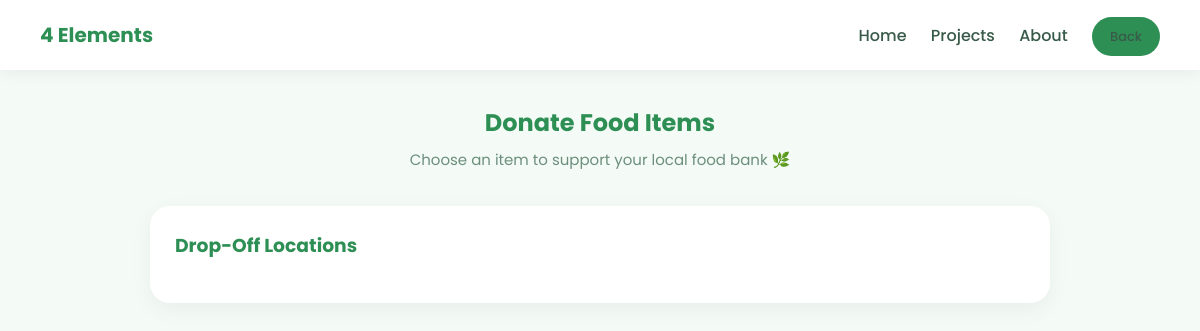
The page /donate/food on the database as committed earlier.
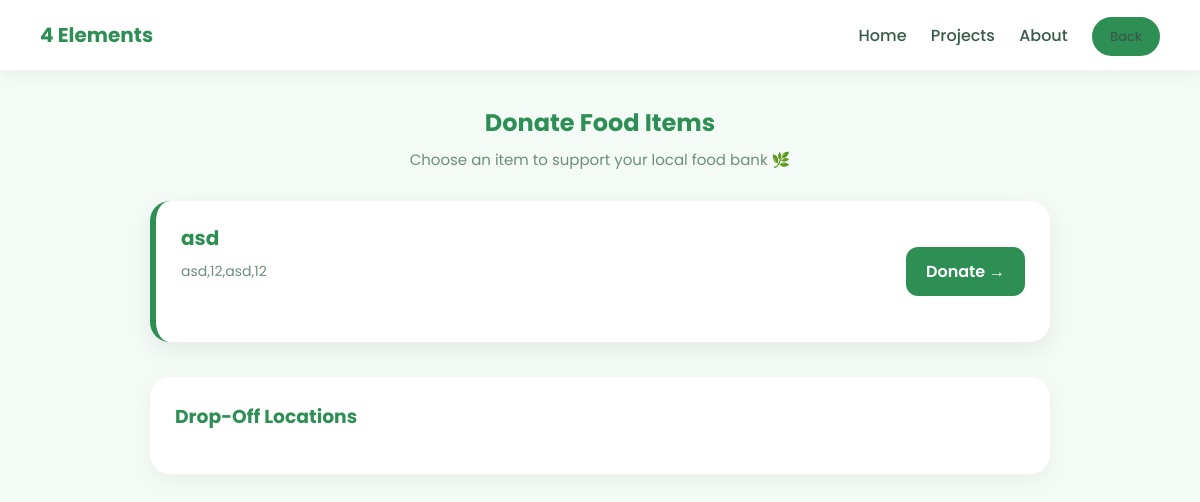
The same page on the database as committed later.
### tables this page shows
CREATE TABLE requested_items (
            id INTEGER PRIMARY KEY AUTOINCREMENT,
            donor_id INTEGER NOT NULL,
            item_name TEXT NOT NULL,
            description TEXT,
            quantity INTEGER,
            urgency TEXT,
            status TEXT DEFAULT 'pending',
            timestamp TIMESTAMP DEFAULT CURRENT_TIMESTAMP,
            FOREIGN KEY (donor_id) REFERENCES donors(id)
        );

### app.py (the view)
@app.route("/donate/food")
def donate_food():
    conn = sqlite3.connect("database.db")
    c = conn.cursor()
    c.execute("""
        SELECT id, donor_id, item_name, description, quantity, urgency
        FROM requested_items
        WHERE status='pending'
    """)
    items = c.fetchall()
    conn.close()
    return render_template("donate_food.html", items=items)

### templates/donate_food.html (shortened to what this page needs)
<!DOCTYPE html>
<html lang="en">
<head>
    <link rel="stylesheet" href="{{ url_for('static', filename='style_index.css') }}">
</head>
<body>
    <div class="navbar">
        <div class="logo">4 Elements</div>
        <div class="nav-links">
            <a href="{{ url_for('home') }}">Home</a>
            <a href="{{ url_for('projects') }}">Projects</a>
            <a href="{{ url_for('about') }}">About</a>
            <a href="{{ url_for('account') }}" class="back-btn">Back</a>
        </div>
    </div>
    <div class="container">
        <h2>Donate Food Items</h2>
        <p class="subtitle">Choose an item to support your local food bank 🌿</p>
        {% for item in items %}
        <div class="item-card">
            <div class="item-info">
                <h3>{{ item[2] }}</h3>
                {% if item[3] %}
                <p>{{ item[3] }}</p>
                {% endif %}
                <span class="urgency-tag {{ item[5] }}">{{ item[5] }} Need</span>
            </div>
            <a class="donate-btn" href="{{ url_for('promise_food', item_id=item[0]) }}">
                Donate →
            </a>
        </div>
        {% endfor %}
        <div class="locations-box">
            <h3>Drop-Off Locations</h3>
        </div>
    </div>
</body>
</html>

Rows that differ between the two databases and show on the page:
added requested_items: item_name "asd", description "asd,12,asd,12"
